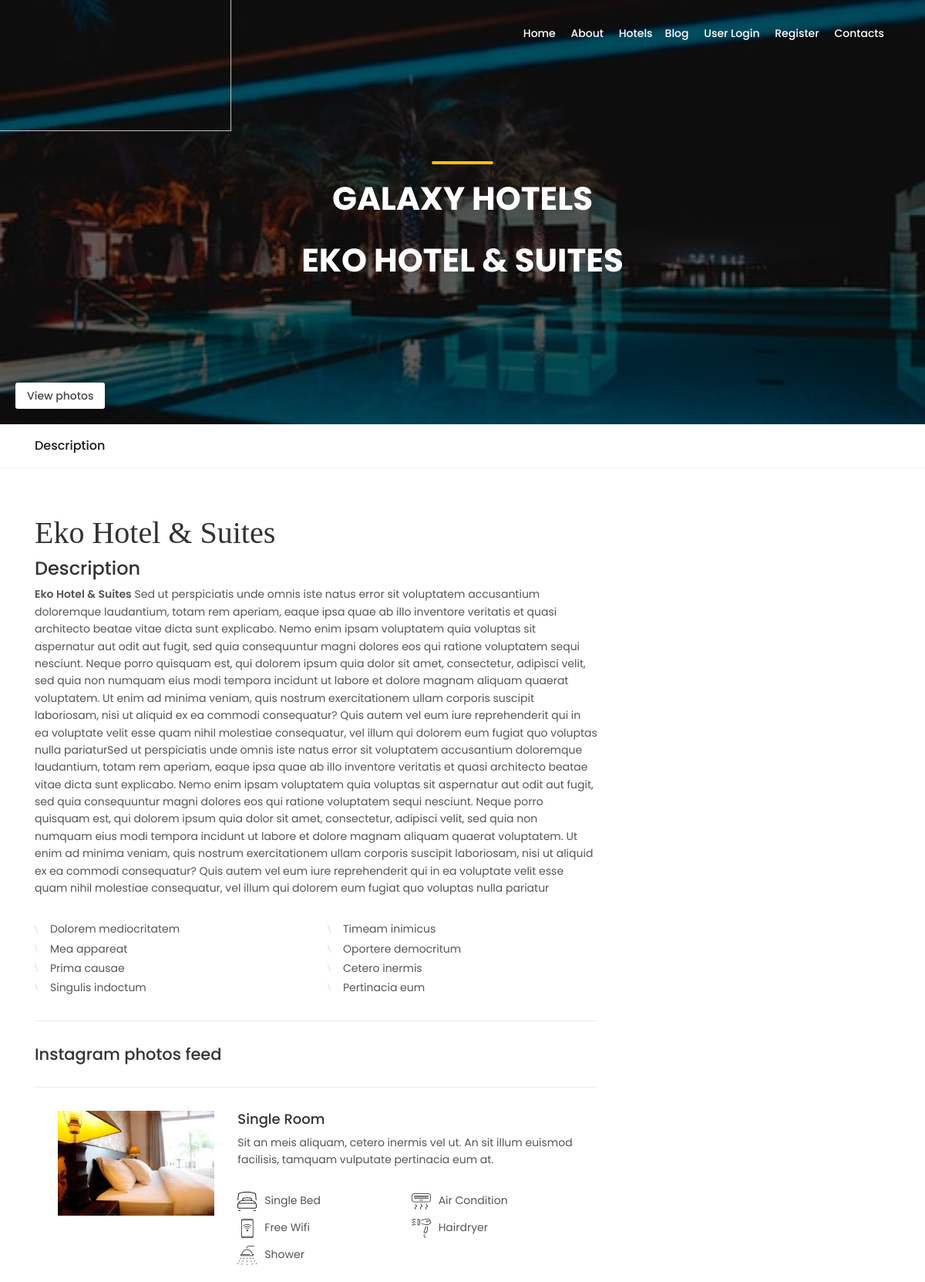
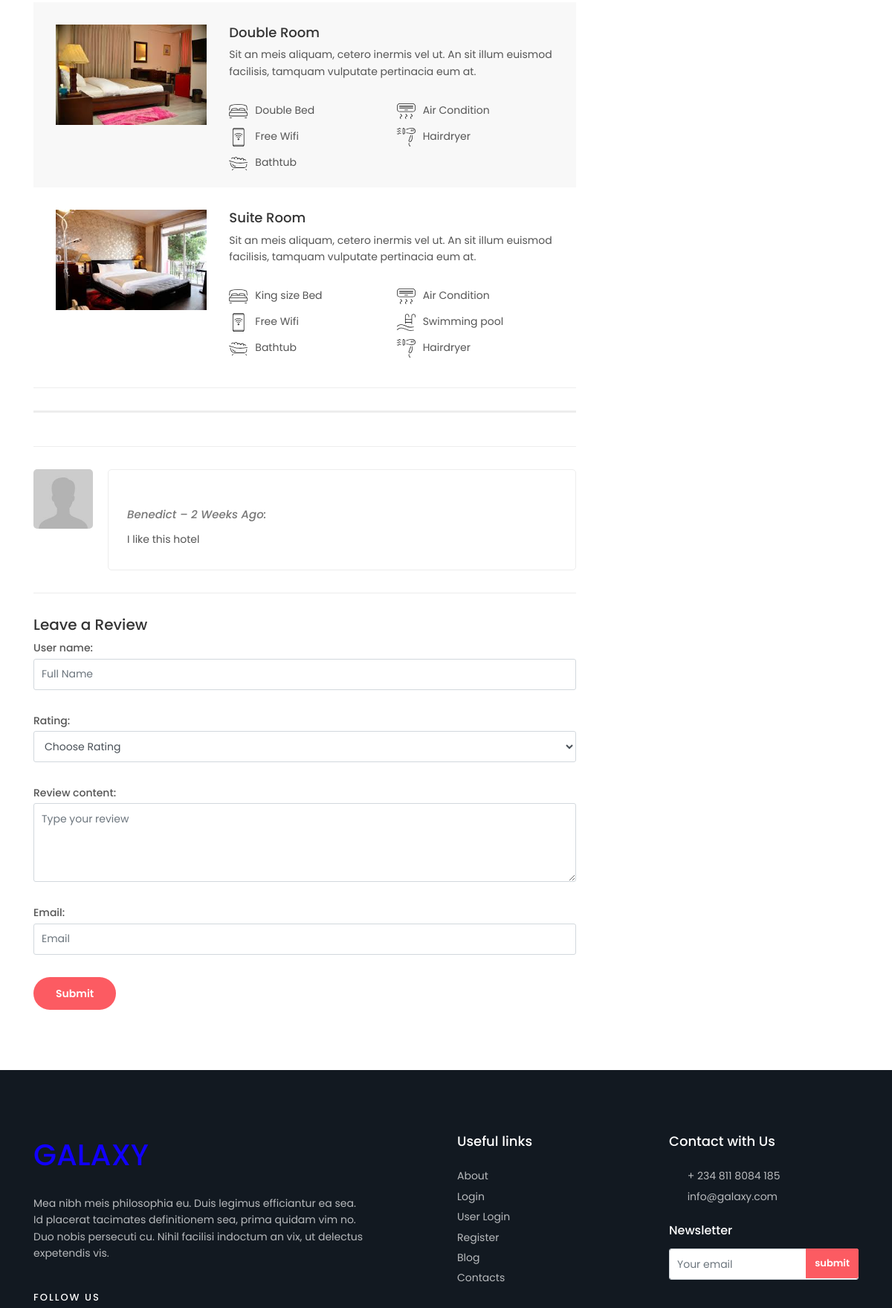
Page /pages/hotel-detail-page/77 (upper part) on the committed database (2 pictures, top to bottom).
### frontend/models.py (models this page shows, shortened)
class Hotel(models.Model):
    FEATURE = 'Feature'
    NO_FEATURE = 'No Feature'
    CHOOSE = ''
    APPEAR_HOME_FIELD=[
        (FEATURE, 'Appear on home'),
        (NO_FEATURE, "Don't show on home"),
        (CHOOSE, 'Please Choose')
    ]
    ONE = "10000"
    TWO = "15000"
    THREE = "20000"
    FOUR = "25000"
    FIVE = "30000"
    SIX = "35000"
    SEVEN = "40000"
    EIGHT = "45000"
    NINE = "50000"
    TEN = "55000"
    ONE1 = "60000"
    TWO2 = "65000"
    THREE3 = "70000"
    FOUR4 = "75000"
    FIVE5 = "80000"
    SIX6 = "85000"
    SEVEN7 = "90000"
    EIGHT8 = "95000"
    NINE9 = "100,000"
    CHOOSE = ""
    PRICE= [
         (ONE, ' 10000'),
         (TWO, ' 15000'),
         (THREE, ' 20000'),
         (FOUR, ' 25000'),
         (FIVE, ' 30000'),
         (SIX, ' 35000'),
         (SEVEN, ' 40000'),
         (EIGHT, ' 45000'),
         (NINE, ' 50000'),
         (TEN, ' 55000'),
         (ONE1, ' 60000'),
         (TWO2, ' 65000'),
         (THREE3, ' 70000'),
         (FOUR4, ' 75000'),
         (FIVE5, ' 80000'),
         (SIX6, ' 85000'),
         (SEVEN7, ' 90000'),
         (EIGHT8, ' 95000'),
         (NINE9, ' 100000'),
         (CHOOSE, 'Price')
    ]
    ONE = "Hotel"
    TWO = "Single Room"
    THREE = "Double Room"
    FOUR = "Suite Room"
    CHOOSE = ""
    CATEGORY= [
         (ONE, 'Hotel'),
         (TWO, ' Single Room'),
         (THREE, 'Double Room'),
         (FOUR, 'Suite Room'),
         (CHOOSE, 'Hotel Room')
    ]
    ONE = "Ajah"
    TWO = "Agege"
    THREE = "Ikeja"
    FOUR = "Lekki Phase 1"
    FIVE = "Lekki Phase 2"
    SIX = "Ikoyi"
    SEVEN = "Oshodi"
    EIGHT = "Magodo"
    NINE = "Victoria Island"
    TEN = "Oniru VI"
    ONE1 = "Mowe"
    TWO2 = "Ikorodu"
    THREE3 = "Festac"
    FOUR4 = "Ojodu"
    FIVE5 = "Banana Island"
    SIX6 = "Maryland"
    SEVEN7 = "Ogba"
    EIGHT8 = "Barracks"
    CHOOSE = ""
    LOCATION= [
          (ONE, "Ajah"),
        (TWO, "Agege"),
        (THREE, "Ikeja"),
        (FOUR, "Lekki Phase 1"),
        (FIVE, "Lekki Phase 2"),
        (SIX, "Ikoyi"),
        (SEVEN, "Oshodi"),
        (EIGHT, "Magodo"),
        (NINE, "Victoria Island"),
        (TEN, "Oniru VI"),
        (ONE1, "Mowe"),
       (TWO2, "Ikorodu"),
       (THREE3, "Festac"),
        (FOUR4, "Ojodu"),
       (FIVE5, "Banana Island"),
       (SIX6, "Maryland"),
       (SEVEN7, "Ogba"),
       (EIGHT8, "Barracks"),
       (CHOOSE, 'Location')
    ]
    pst_title = models.CharField(max_length=150, verbose_name= 'Hotel Name')
    pst_image = models.FileField(null=True, verbose_name='Hotel Image', blank=True, upload_to='uploads/')
    pst_image1 = models.FileField(null=True, verbose_name='Hotel Image 1', blank=True, upload_to='uploads/')
    pst_image2 = models.FileField(null=True, verbose_name='Hotel Image 2', blank=True, upload_to='uploads/')
    pst_image3 = models.FileField(null=True, verbose_name='Single Room Image', blank=True, upload_to='uploads/')
    pst_image4 = models.FileField(null=True, verbose_name='Double Room Image 1', blank=True, upload_to='uploads/')
    pst_image5 = models.FileField(null=True, verbose_name='Suite Room Image 2', blank=True, upload_to='uploads/')
    appear_home = models.CharField(max_length=50, choices=APPEAR_HOME_FIELD, default=CHOOSE)
    price = models.CharField(max_length=40, choices=PRICE, default=CHOOSE)
    rate = models.CharField(max_length=10, verbose_name='Hotel Status')
    content = models.TextField()
    user = models.ForeignKey(User, on_delete=models.CASCADE)
    cat_id = models.CharField(max_length=40, choices=CATEGORY, default=CHOOSE)
    date = models.DateTimeField(auto_now_add=True)
    featured = models.BooleanField()
    sponsored = models.BooleanField()
    place = models.CharField(max_length=20, verbose_name='Location', choices=LOCATION, default=CHOOSE)
    class Meta():
        verbose_name_plural = 'Hotel'
    def post_img(self):
        if self.pst_image:
          return self.pst_image.url
    def post_img1(self):
        if self.pst_image1:
          return self.pst_image1.url
    def post_img2(self):
        if self.pst_image2:
          return self.pst_image2.url
    def post_img3(self):
        if self.pst_image3:
          return self.pst_image3.url
    def post_img4(self):
        if self.pst_image4:
          return self.pst_image4.url
    def post_img5(self):
        if self.pst_image5:
          return self.pst_image5.url

class Review(models.Model):
    ONE = 'one'
    TWO = 'two'
    THREE = 'three'
    FOUR = 'four'
    FIVE = 'five'
    CHOOSE = ''
    RATING_FIELD = [
        (ONE, '1'),
        (TWO, '2'),
        (THREE, '3'),
        (FOUR, '4'),
        (FIVE, '5'),
        (CHOOSE, 'Choose Rating'),
    ]
    user_name = models.CharField(max_length=150, verbose_name= 'User Name')
    rating = models.CharField(max_length=15, default=CHOOSE, choices=RATING_FIELD)
    email = models.EmailField(max_length=150, verbose_name= 'Email')
    timestamp = models.DateTimeField(auto_now_add=True)
    review_content = models.TextField(verbose_name= 'Your Review')
    post = models.ForeignKey(Hotel, related_name='reviews', on_delete=models.CASCADE)

### frontend/views.py (the view)
# urls.py: path('hotel-detail-page/<int:pk>', views.hotel_detail, name='hotel_detail'),
def hotel_detail(request, pk):
    post = get_object_or_404(Hotel, pk=pk)
    reviews = Review.objects.filter(post=pk).order_by('-timestamp')
    if request.method == "POST":
        Rform = ReviewForm(request.POST)
        if Rform.is_valid():
            review = Rform.save(commit=False)
            review.post = post
            review.save()
            return redirect('frontend:hotel_detail', pk=post.pk)
    else:
        Rform = ReviewForm()
    return render(request, 'frontend/hotel-detail.html', {'pst':post, 'Rform':Rform, 'revs':reviews})

### backend/forms.py
class ReviewForm(forms.ModelForm):
    ONE = 'one'
    TWO = 'two'
    THREE = 'three'
    FOUR = 'four'
    FIVE = 'five'
    CHOOSE = ''
    RATING_FIELD = [
        (ONE, '1'),
        (TWO, '2'),
        (THREE, '3'),
        (FOUR, '4'),
        (FIVE, '5'),
        (CHOOSE, 'Choose Rating'),
    ]
    user_name = forms.CharField( widget=forms.TextInput(attrs={'class': 'form-control', 'placeholder': 'Full Name'}))
    email = forms.EmailField( widget=forms.TextInput(attrs={'class': 'form-control', 'placeholder': 'Email'}))
    review_content = forms.CharField(widget=forms.Textarea(attrs={
        'class': 'form-control',
        'placeholder': 'Type your review',
        'id': 'userreview',
        'rows': '4'
    }))
    class Meta:
        model = Review
        exclude = ['timestamp', 'post', 'email']
        widgets={
            'rating': forms.Select(attrs={'class': 'form-control'}),
        }

### templates/frontend/hotel-detail.html (shortened to what this page needs)
{% extends 'frontend/newbase.html' %}
{% load static %}
{% block content %}
	<main>
		{% if pst %}
			<section class="hero_in hotels_detail" style="background-size: cover;background-position: 50%; background-repeat: no-repeat; background-image: url({{ pst.post_img }});">
				<div class="wrapper">
					<div class="container">
						<h1 class="fadeInUp"><span></span>Galaxy Hotels </h1>
						<h1 class="fadeInDown">{{ pst.pst_title }}</h1>
					</div>
					<span class="magnific-gallery">
						<a href="{{ pst.post_img }}" class="btn_photos" title="Photo title" data-effect="mfp-zoom-in">View photos</a>
					</span>
				</div>
			</section>
			<div class="bg_color_1">
				<nav class="secondary_nav sticky_horizontal">
					<div class="container">
						<ul class="clearfix">
							<li><a href="#description" class="active">Description</a></li>
						</ul>
					</div>
				</nav>
				<div class="container margin_60_35">
					<div class="row">
						<div class="col-lg-8">
							<section id="description">
								<h1 style="font-family: 'Playfair Display', serif;">{{ pst.pst_title }}</h1>
								<h2>Description</h2>
								<p> <strong>{{ pst.pst_title }}</strong> {{pst.content}}</p>
								<div class="row">
									<div class="col-lg-6">
										<ul class="bullets">
											<li>Dolorem mediocritatem</li>
											<li>Mea appareat</li>
											<li>Prima causae</li>
											<li>Singulis indoctum</li>
										</ul>
									</div>
									<div class="col-lg-6">
										<ul class="bullets">
											<li>Timeam inimicus</li>
											<li>Oportere democritum</li>
											<li>Cetero inermis</li>
											<li>Pertinacia eum</li>
										</ul>
									</div>
								</div>
		{%endif %}
							<hr>
							<h3>Instagram photos feed</h3>
							<hr>
							<div class="room_type first">
								<div class="row">
									<div class="col-md-4">
										<img src="{{ pst.post_img3 }}" class="img-fluid" alt="">
									</div>
									<div class="col-md-8">
										<h4>Single Room</h4>
										<p>Sit an meis aliquam, cetero inermis vel ut. An sit illum euismod facilisis, tamquam vulputate pertinacia eum at.</p>
										<ul class="hotel_facilities">
											<li><img src="../../static/frontend/img/hotel_facilites_icon_2.svg" alt="">Single Bed</li>
											<li><img src="../../static/frontend/img/hotel_facilites_icon_4.svg" alt="">Free Wifi</li>
											<li><img src="../../static/frontend/img/hotel_facilites_icon_5.svg" alt="">Shower</li>
											<li><img src="../../static/frontend/img/hotel_facilites_icon_7.svg" alt="">Air Condition</li>
											<li><img src="../../static/frontend/img/hotel_facilites_icon_8.svg" alt="">Hairdryer</li>
										</ul>
									</div>
								</div>
							</div>
							<div class="room_type gray">
								<div class="row">
									<div class="col-md-4">
										<img src="{{ pst.post_img4 }}" class="img-fluid" alt="">
									</div>
									<div class="col-md-8">
										<h4>Double Room</h4>
										<p>Sit an meis aliquam, cetero inermis vel ut. An sit illum euismod facilisis, tamquam vulputate pertinacia eum at.</p>
										<ul class="hotel_facilities">
											<li><img src="../../static/frontend/img/hotel_facilites_icon_3.svg" alt="">Double Bed</li>
											<li><img src="../../static/frontend/img/hotel_facilites_icon_4.svg" alt="">Free Wifi</li>
											<li><img src="../../static/frontend/img/hotel_facilites_icon_6.svg" alt="">Bathtub</li>
											<li><img src="../../static/frontend/img/hotel_facilites_icon_7.svg" alt="">Air Condition</li>
											<li><img src="../../static/frontend/img/hotel_facilites_icon_8.svg" alt="">Hairdryer</li>
										</ul>
									</div>
								</div>
							</div>
							<div class="room_type last">
								<div class="row">
									<div class="col-md-4">
										<img src="{{ pst.post_img5 }}" class="img-fluid" alt="">
									</div>
									<div class="col-md-8">
										<h4>Suite Room</h4>
										<p>Sit an meis aliquam, cetero inermis vel ut. An sit illum euismod facilisis, tamquam vulputate pertinacia eum at.</p>
										<ul class="hotel_facilities">
											<li><img src="../../static/frontend/img/hotel_facilites_icon_3.svg" alt="">King size Bed</li>
											<li><img src="../../static/frontend/img/hotel_facilites_icon_4.svg" alt="">Free Wifi</li>
											<li><img src="../../static/frontend/img/hotel_facilites_icon_6.svg" alt="">Bathtub</li>
											<li><img src="../../static/frontend/img/hotel_facilites_icon_7.svg" alt="">Air Condition</li>
											<li><img src="../../static/frontend/img/hotel_facilites_icon_9.svg" alt="">Swimming pool</li>
											<li><img src="../../static/frontend/img/hotel_facilites_icon_8.svg" alt="">Hairdryer</li>
										</ul>
									</div>
								</div>
							</div>
							<hr>
						</section>
							<hr>
							<div class="reviews-container">
								{% for r in revs %}
									<div class="review-box clearfix" id="reviews">
										<figure class="rev-thumb"><img src="../../static/frontend/img/avatar.jpg" alt="">
										</figure>
										<div class="rev-content">
											{% if r.rating == 'five' %}
												<div class="rating">
													<i class="icon_star voted"></i>
													<i class="icon_star voted"></i>
													<i class="icon_star voted"></i>
													<i class="icon_star voted"></i>
													<i class="icon_star voted"></i>
												</div>
												{% elif r.rating == 'four'%}
													<div class="rating">
														<i class="icon_star voted"></i>
														<i class="icon_star voted"></i>
														<i class="icon_star voted"></i>
														<i class="icon_star voted"></i>
														<i class="icon_star"></i>
													</div>
											{% endif %}
											<div class="rev-info"  style="text-transform: capitalize; font-weight: 500;
											font-size: 15px;">
												{{ r.user_name}} – {{ r.timestamp|timesince}} ago:
											</div>
											<div class="rev-text">
												<p>
													{{ r.review_content }}
												</p>
											</div>
										</div>
									</div>
								{% endfor %}
								</div>
							<hr>
									<div class="add-review">
										<h5>Leave a Review</h5>
											{% if pst %}
												<form method="POST" action="" >
													<div class="form-group">
														{{ Rform.as_p }}
													</div>
													<div class="form-group">
														<button type="submit" class="btn_1 rounded add_bottom_30"> Submit</button>
													</div>
												</form>
											{% endif %}
									</div>
							</div>
						</div>
					</div>
				</div>
			</main>
{% endblock %}

### rows in the picture
Hotel: post_img (picture), pst_title "EKO HOTEL & SUITES", pst_title "Eko Hotel & Suites", content "Sed ut perspiciatis unde omnis iste natus error sit voluptatem accusantium doloremque laudantium, totam rem aperiam, eaque ipsa quae ab illo inventore veritatis et quasi architecto beatae vitae dicta sunt explicabo. Nemo enim ipsam voluptatem quia voluptas sit aspernatur aut odit aut fugit, sed quia consequuntur magni dolores eos qui ratione voluptatem sequi nesciunt. Neque porro quisquam est, qui dolorem ipsum quia dolor sit amet, consectetur, adipisci velit, sed quia non numquam eius modi tempora incidunt ut labore et dolore magnam aliquam quaerat voluptatem. Ut enim ad minima veniam, quis nostrum exercitationem ullam corporis suscipit laboriosam, nisi ut aliquid ex ea commodi…", post_img3 (picture), post_img4 (picture), post_img5 (picture)
Review: rating "four" (drawn), user_name "Benedict", timestamp "2 Weeks", review_content "I like this hotel"
